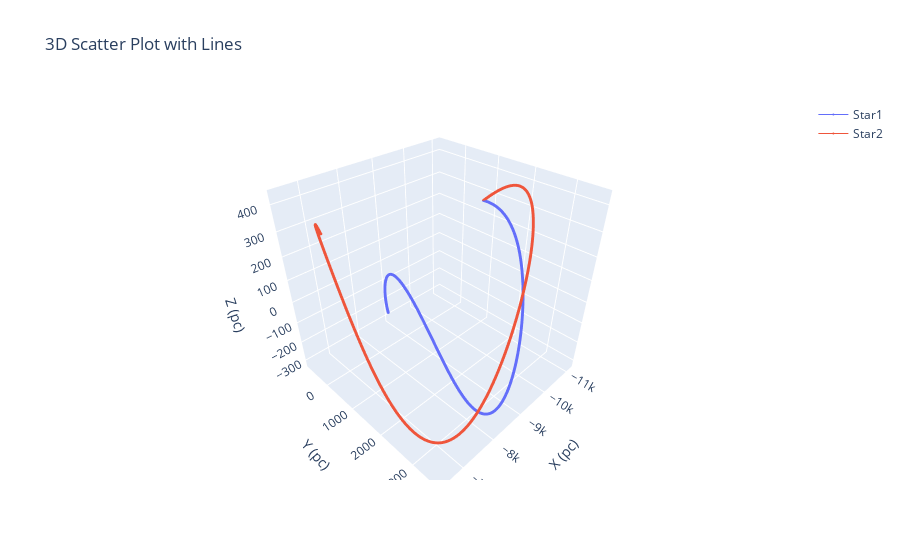

The code cell stored with this chart in its notebook:
### Code cell
import plotly.graph_objects as go

# Step 1: Create the scatter plot for the first line with both markers and lines
trace1 = go.Scatter3d(
    x=table['SkyCoord1_galactocentric'].x,  # x-axis (l_1)
    y=table['SkyCoord1_galactocentric'].y,  # y-axis (b_1)
    z=table['SkyCoord1_galactocentric'].z,  # z-axis (dist_1)
    mode='lines+markers',  # Show both markers and lines
    name='Star1',  # Legend name
    marker=dict(size=1),  # Size of the scatter points
    line=dict(width=1),  # Width of the line
    hovertext=table['time'],
    hoverinfo="text"
)

# Step 2: Create the scatter plot for the second line with both markers and lines
trace2 = go.Scatter3d(
    x=table['SkyCoord2_galactocentric'].x,  # x-axis (l_2)
    y=table['SkyCoord2_galactocentric'].y,  # y-axis (b_2)
    z=table['SkyCoord2_galactocentric'].z,  # z-axis (dist_2)
    mode='lines+markers',  # Show both markers and lines
    name='Star2',  # Legend name
    marker=dict(size=1),  # Size of the scatter points
    line=dict(width=1),  # Width of the line
    hovertext=table['time'],
    hoverinfo="text"
)

# Step 3: Combine the traces and create the layout
data = [trace1, trace2]  # Combine both lines

layout = go.Layout(
    title='3D Scatter Plot with Lines',  # Title of the plot
    scene=dict(
        xaxis_title='X (pc)',
        yaxis_title='Y (pc)',
        zaxis_title='Z (pc)',
    )
)

# Step 4: Create the figure and plot it
fig = go.Figure(data=data, layout=layout)
fig.show()

### Figure 1 — Plotly figure (JSON) as saved in the notebook; plotly's stock layout.template omitted (floating-point values rounded to 4 significant figures; data arrays with more than 128 entries replaced by an {"elided": "..."} marker saying what was removed)
{"data": [{"hoverinfo": "text", "hovertext": {"elided": "10000 int values"}, "line": {"width": 1}, "marker": {"size": 1}, "mode": "lines+markers", "name": "Star1", "type": "scatter3d", "x": {"elided": "10000 float values"}, "y": {"elided": "10000 float values"}, "z": {"elided": "10000 float values"}}, {"hoverinfo": "text", "hovertext": {"elided": "10000 int values"}, "line": {"width": 1}, "marker": {"size": 1}, "mode": "lines+markers", "name": "Star2", "type": "scatter3d", "x": {"elided": "10000 float values"}, "y": {"elided": "10000 float values"}, "z": {"elided": "10000 float values"}}], "layout": {"scene": {"xaxis": {"title": {"text": "X (pc)"}}, "yaxis": {"title": {"text": "Y (pc)"}}, "zaxis": {"title": {"text": "Z (pc)"}}}, "title": {"text": "3D Scatter Plot with Lines"}}}
